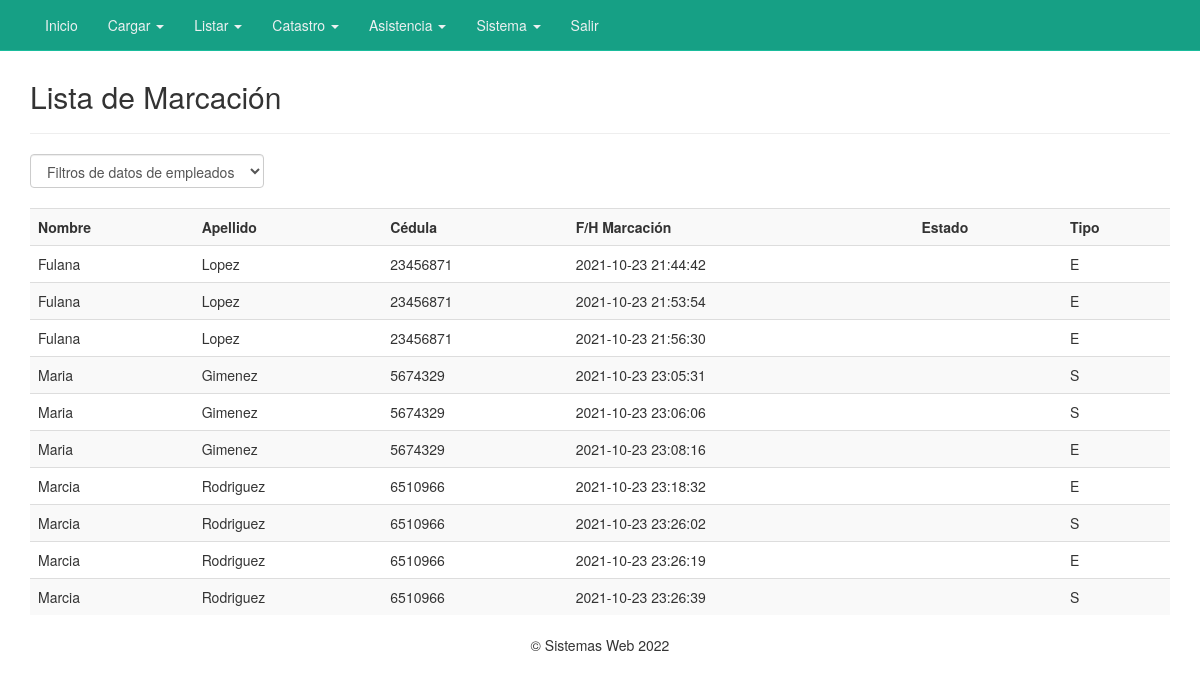
Page /listMarca.php (signed in) on the committed database.
### tables this page shows
CREATE TABLE `marcaciones` (
  `id_marc` int(11) NOT NULL AUTO_INCREMENT,
  `id_pers` int(11) DEFAULT NULL,
  `tipo_marc` varchar(2) DEFAULT NULL,
  `fec_marc` timestamp NOT NULL DEFAULT CURRENT_TIMESTAMP,
  PRIMARY KEY (`id_marc`),
  KEY `id_pers` (`id_pers`),
  CONSTRAINT `marcaciones_ibfk_1` FOREIGN KEY (`id_pers`) REFERENCES `personas` (`id_pers`) ON DELETE NO ACTION ON UPDATE NO ACTION
);

CREATE TABLE `personas` (
  `id_pers` int(11) NOT NULL AUTO_INCREMENT,
  `pers_ci` int(10) DEFAULT NULL,
  `pers_nom` varchar(20) DEFAULT NULL,
  `pers_ape` varchar(20) DEFAULT NULL,
  `pers_fecnac` date DEFAULT NULL,
  `pers_dir` char(200) DEFAULT NULL,
  `pers_estado` char(1) DEFAULT NULL,
  PRIMARY KEY (`id_pers`)
);

### listMarca.php (the view, shortened to what this page needs)
<?php
include("conexion.php");
?>
<!DOCTYPE html>
<html lang="es">
<head>
	<link href="css/bootstrap.min.css" rel="stylesheet">
	<link href="css/style_nav.css" rel="stylesheet">
</head>
<body>
	<nav class="navbar navbar-default navbar-fixed-top">
		<?php include('nav.php');?>
	</nav>
	<div class="container">
		<div class="content">
			<h2>Lista de Marcación</h2>
			<hr />
			<form class="form-inline" method="get">
				<div class="form-group">
					<select name="filter" class="form-control" onchange="form.submit()">
						<option value="0">Filtros de datos de empleados</option>
						<?php $filter = (isset($_GET['filter']) ? strtolower($_GET['filter']) : NULL);  ?>
					</select>
				</div>
			</form>
			<br />
			<div class="table-responsive">
			<table class="table table-striped table-hover">
				<tr>
					<th>Nombre</th>
					<th>Apellido</th>
					<th>Cédula</th>
					<th>F/H Marcación</th>
					<th>Estado</th>
					<th>Tipo</th>
				</tr>
				<?php
				if($filter){
					$sql = mysqli_query($con, "SELECT pers_nom, pers_ape, pers_ci,fec_marc, pers_estado,tipo_marc FROM marcaciones m inner join personas p on m.id_pers=p.id_pers WHERE tipo_marc ='$filter'");
				}else{
				$sql = mysqli_query($con, "select p.pers_nom,p.pers_ape,p.pers_ci ,m.fec_marc,p.pers_estado,m.tipo_marc from marcaciones m inner join personas p on m.id_pers = p.id_pers");
				}
				if(mysqli_num_rows($sql) == 0){
					echo '<tr><td colspan="8">No hay datos.</td></tr>';
				}else{
					while($row = mysqli_fetch_assoc($sql)){
						echo '
						<tr>
							<td>'.$row['pers_nom'].'</td>
							<td>'.$row['pers_ape'].'</td>
							<td>'.$row['pers_ci'].'</td>
							<td>'.$row['fec_marc'].'</td>
							<td>'.$row['pers_estado'].'</td>
							<td>'.$row['tipo_marc'].'</td>
						</tr>
						';
					}
				}
				?>
			</table>
			</div>
		</div>
	</div><center>
	<p>&copy; Sistemas Web <?php echo date("Y");?></p
		</center>
</body>
</html>

### css/style_nav.css (style rules this page uses)
.navbar-default { background-color: #16a085; border-color: #1abc9c; }

### listMarca.php (style rules this page uses)
.content { margin-top: 80px; }

### rows in the picture
marcaciones: id_pers.pers_nom "Fulana", id_pers.pers_ape "Lopez", id_pers.pers_ci "23456871", fec_marc "2021-10-23 21:44:42", tipo_marc "E"
marcaciones: id_pers.pers_nom "Fulana", id_pers.pers_ape "Lopez", id_pers.pers_ci "23456871", fec_marc "2021-10-23 21:53:54", tipo_marc "E"
marcaciones: id_pers.pers_nom "Fulana", id_pers.pers_ape "Lopez", id_pers.pers_ci "23456871", fec_marc "2021-10-23 21:56:30", tipo_marc "E"
marcaciones: id_pers.pers_nom "Maria", id_pers.pers_ape "Gimenez", id_pers.pers_ci "5674329", fec_marc "2021-10-23 23:05:31", tipo_marc "S"
marcaciones: id_pers.pers_nom "Maria", id_pers.pers_ape "Gimenez", id_pers.pers_ci "5674329", fec_marc "2021-10-23 23:06:06", tipo_marc "S"
marcaciones: id_pers.pers_nom "Maria", id_pers.pers_ape "Gimenez", id_pers.pers_ci "5674329", fec_marc "2021-10-23 23:08:16", tipo_marc "E"
marcaciones: id_pers.pers_nom "Marcia", id_pers.pers_ape "Rodriguez", id_pers.pers_ci "6510966", fec_marc "2021-10-23 23:18:32", tipo_marc "E"
marcaciones: id_pers.pers_nom "Marcia", id_pers.pers_ape "Rodriguez", id_pers.pers_ci "6510966", fec_marc "2021-10-23 23:26:02", tipo_marc "S"
marcaciones: id_pers.pers_nom "Marcia", id_pers.pers_ape "Rodriguez", id_pers.pers_ci "6510966", fec_marc "2021-10-23 23:26:19", tipo_marc "E"
marcaciones: id_pers.pers_nom "Marcia", id_pers.pers_ape "Rodriguez", id_pers.pers_ci "6510966", fec_marc "2021-10-23 23:26:39", tipo_marc "S"
